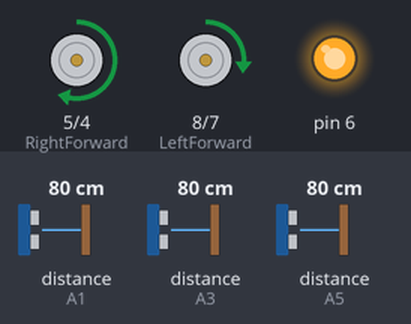
The program below on a simulated Arduino Uno, built with avr-gcc and run on an emulated ATmega328P. Parts: motor-driver pin pairs drawn as motors (green arrow = first pin HIGH = forward, orange = second pin HIGH = backward, longer = more drive, scaled by the enable pin), output pins drawn as LEDs (lit = HIGH). Inputs (shaded band) come from the test bench; at power-on: distance to the obstacle (sensors on A1, A3, A5) 80 cm. The echo pulse lasts 58.3 µs per cm.

Above: at 1.2 s.
1.3 s: distance to the obstacle (sensor on A1) set to 16 cm
2.8 s: distance to the obstacle (sensor on A1) set to 12 cm
At 3.13 s:
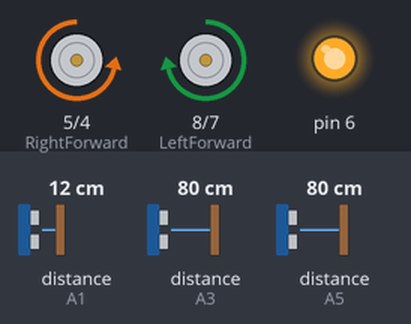
5.8 s: distance to the obstacle (sensor on A1) set to 18 cm
At 5.85 s:
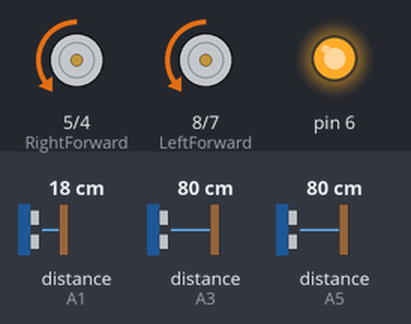
7.6 s: distance to the obstacle (sensor on A3) set to 16 cm
9.1 s: distance to the obstacle (sensor on A3) set to 12 cm
At 9.4 s:
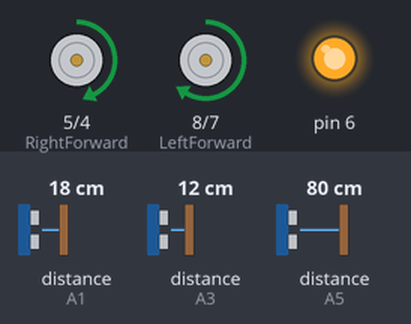
10.6 s: distance to the obstacle (sensor on A3) set to 18 cm
At 11.8 s:
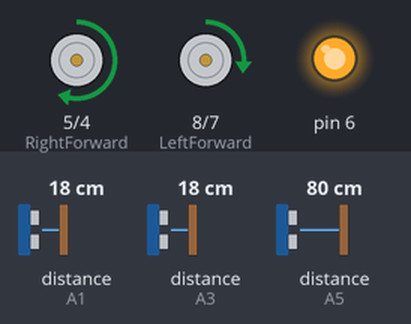
Timing chart, 0 to 13.1 s (numbered marks = the images above; inputs shaded):
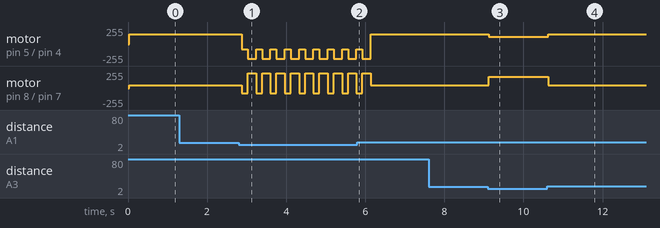

The program:

main.cpp
```cpp
#include <Arduino.h>

#include <NewPing.h>

#define TRIG   A0
#define ECHO  A1
#define MAX_DIST 200

#define TRIG_L   A4
#define ECHO_L  A5
#define MAX_DIST_L 200

#define TRIG_R   A2
#define ECHO_R  A3
#define MAX_DIST_R 200

unsigned int distance ;
unsigned int distance_L ;
unsigned int distance_R ;

 int Right_PWM=9;
 int RightForward =5;
 int RightBackward =4;
 int LeftForward =8;
 int LeftBackward =7;
 int Left_PWM=10;

// NewPing setup of pins and maximum distance
NewPing sonar_R(TRIG_R, ECHO_R, MAX_DIST_R);
NewPing sonar_L(TRIG_L, ECHO_L, MAX_DIST_L);
NewPing sonar(TRIG, ECHO, MAX_DIST);
// nnnnnnnnnnnnnnnnnnnnnnnnnnnnnnnnnnnnn
void Forward();
void Backward();
void Left();
void Turn();
void TurnLeft();
void Right();
void Stop();


void setup() {

   pinMode(6,OUTPUT);
   pinMode(RightForward, OUTPUT);
   pinMode(RightBackward, OUTPUT);
   pinMode(Right_PWM, OUTPUT);
   pinMode(LeftForward, OUTPUT);
   pinMode(LeftBackward, OUTPUT);
   pinMode(Left_PWM, OUTPUT);

 digitalWrite(6,HIGH);
 unsigned int distance = sonar.ping_cm();
 unsigned int distance_L = sonar_L.ping_cm();
 unsigned int distance_R = sonar_R.ping_cm();
 Serial.begin(9600);

    Forward();
}

/*-------------------------------------------------*/


void loop() {

  distance_R = sonar_R.ping_cm();
  if (distance_R == 0 ) distance_R =255;

    distance = sonar.ping_cm();
    if (distance == 0 ) distance =255;

     distance_L = sonar_L.ping_cm();
 if (distance_L == 0 ) distance_L =255;


    if (distance_R > 15 && distance >15  ) {
 Forward();
 analogWrite(Right_PWM,150);
  analogWrite(Left_PWM,45);
   delay(100);}

    else if(distance_R < 15 && distance >15){
  Forward();
 analogWrite(Right_PWM,110);
  analogWrite(Left_PWM,170);
   delay(75);    }

 else if(distance <15/* && distance_R <15*/ )    {
   Backward();
   delay(150);
   TurnLeft();
   delay(200);
    }

}

void Forward(){
  digitalWrite(RightForward,1);
  digitalWrite(RightBackward,0);
  digitalWrite(LeftForward,1);
  digitalWrite(LeftBackward,0);

}

void Backward(){
  digitalWrite(RightForward,0);
  digitalWrite(RightBackward,1);
  digitalWrite(LeftForward,0);
  digitalWrite(LeftBackward,1);
  analogWrite(Right_PWM,80);
  analogWrite(Left_PWM,80);
}

void Left(){
  digitalWrite(RightForward,0);
  digitalWrite(RightBackward,1);
  digitalWrite(LeftForward,1);
  digitalWrite(LeftBackward,0);
  analogWrite(Right_PWM,90);
  analogWrite(Left_PWM,20);
}

void Turn(){
  digitalWrite(RightForward,0);
  digitalWrite(RightBackward,1);
  digitalWrite(LeftForward,1);
  digitalWrite(LeftBackward,0);
}

void TurnLeft(){
  digitalWrite(RightForward,0);
  digitalWrite(RightBackward,1);
  digitalWrite(LeftForward,1);
  digitalWrite(LeftBackward,0);
  analogWrite(Right_PWM,220);
  analogWrite(Left_PWM,220 );
}

void Right(){
  digitalWrite(RightForward,1);
  digitalWrite(RightBackward,0);
  digitalWrite(LeftForward,0);
  digitalWrite(LeftBackward,1);
  analogWrite(Right_PWM,20);
  analogWrite(Left_PWM,90);
}

void Stop(){
  digitalWrite(RightForward,0);
  digitalWrite(LeftForward,0);
  digitalWrite(RightBackward,0);
  digitalWrite(LeftBackward,0);
}
```

Measured:
- the behaviour switches between 15 and 14 cm on distance to the obstacle (sensor on A1) (found by bisection; images 0 and 1)
- the behaviour switches between 15 and 14 cm on distance to the obstacle (sensor on A3) (found by bisection; images 2 and 3)
- after the input at 1.3 s, every drawn part: stays the same
- after the input at 2.8 s, motor on pin 5 (RightForward) / pin 4 (RightBackward): alternates backward 220/255 for 0.21 s and backward 80/255 for 0.15 s, starting after 0.08 s; motor on pin 8 (LeftForward) / pin 7 (LeftBackward): alternates forward 220/255 for 0.21 s and backward 80/255 for 0.15 s, starting after 0.08 s
- after the input at 7.6 s, every drawn part: stays the same
- after the input at 9.1 s, motor on pin 5 (RightForward) / pin 4 (RightBackward): forward 150/255 → forward 110/255 at once; motor on pin 8 (LeftForward) / pin 7 (LeftBackward): forward 45/255 → forward 170/255 at once
- after the input at 10.6 s, motor on pin 5 (RightForward) / pin 4 (RightBackward): forward 110/255 → forward 150/255 at once; motor on pin 8 (LeftForward) / pin 7 (LeftBackward): forward 170/255 → forward 45/255 at once
